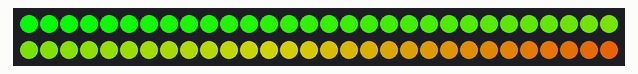
Recording of a program running on a simulated Raspberry Pi (BCM pin numbers). Parts: 60 RGB LEDs in strip order, left to right, continuing on the next row.

Above: at 0.1 s.
At 9.6 s:
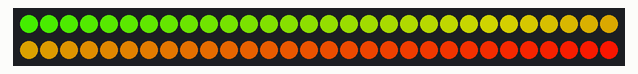
At 19.7 s:
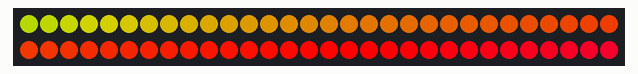
At 28.2 s:
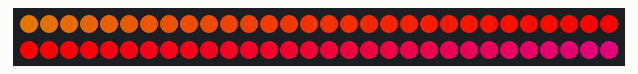
At 39.3 s:
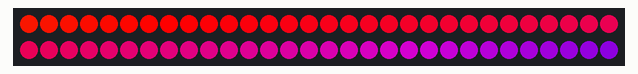

The program:

rainbow.py
```python
import time
from rpi_ws281x import PixelStrip, Color
import argparse

# LED strip configuration:
LED_COUNT = 60        # Number of LED pixels.
LED_PIN = 18          # GPIO pin connected to the pixels (18 uses PWM!).
# LED_PIN = 10        # GPIO pin connected to the pixels (10 uses SPI /dev/spidev0.0).
LED_FREQ_HZ = 800000  # LED signal frequency in hertz (usually 800khz)
LED_DMA = 10          # DMA channel to use for generating signal (try 10)
LED_BRIGHTNESS = 255  # Set to 0 for darkest and 255 for brightest
LED_INVERT = False    # True to invert the signal (when using NPN transistor level shift)
LED_CHANNEL = 0       # set to '1' for GPIOs 13, 19, 41, 45 or 53


def wheel(pos):
    """Generate rainbow colors across 0-255 positions."""
    if pos < 85:
        return Color(pos * 3, 255 - pos * 3, 0)
    elif pos < 170:
        pos -= 85
        return Color(255 - pos * 3, 0, pos * 3)
    else:
        pos -= 170
        return Color(0, pos * 3, 255 - pos * 3)


def rainbow(strip, wait_ms=20, iterations=1):
    """Draw rainbow that fades across all pixels at once."""
    for j in range(256 * iterations):
        for i in range(strip.numPixels()):
            strip.setPixelColor(i, wheel((i + j) & 255))
        strip.show()
        time.sleep(wait_ms / 1000.0)


strip = PixelStrip(LED_COUNT, LED_PIN, LED_FREQ_HZ, LED_DMA, LED_INVERT, LED_BRIGHTNESS, LED_CHANNEL)
# Intialize the library (must be called once before other functions).
strip.begin()

while True:
    rainbow(strip, wait_ms=500)
```
